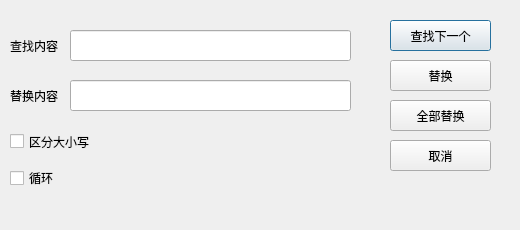
<?xml version="1.0" encoding="UTF-8"?>
<ui version="4.0">
 <class>ReplaceDialog</class>
 <widget class="QDialog" name="ReplaceDialog">
  <property name="geometry">
   <rect>
    <x>0</x>
    <y>0</y>
    <width>520</width>
    <height>230</height>
   </rect>
  </property>
  <property name="minimumSize">
   <size>
    <width>520</width>
    <height>230</height>
   </size>
  </property>
  <property name="maximumSize">
   <size>
    <width>520</width>
    <height>230</height>
   </size>
  </property>
  <property name="windowTitle">
   <string>Dialog</string>
  </property>
  <widget class="QPushButton" name="find_next">
   <property name="geometry">
    <rect>
     <x>390</x>
     <y>20</y>
     <width>101</width>
     <height>31</height>
    </rect>
   </property>
   <property name="text">
    <string>查找下一个</string>
   </property>
  </widget>
  <widget class="QLabel" name="label">
   <property name="geometry">
    <rect>
     <x>10</x>
     <y>40</y>
     <width>54</width>
     <height>12</height>
    </rect>
   </property>
   <property name="text">
    <string>查找内容</string>
   </property>
  </widget>
  <widget class="QCheckBox" name="case_2">
   <property name="geometry">
    <rect>
     <x>10</x>
     <y>130</y>
     <width>80</width>
     <height>23</height>
    </rect>
   </property>
   <property name="sizePolicy">
    <sizepolicy hsizetype="Fixed" vsizetype="Fixed">
     <horstretch>0</horstretch>
     <verstretch>0</verstretch>
    </sizepolicy>
   </property>
   <property name="minimumSize">
    <size>
     <width>0</width>
     <height>0</height>
    </size>
   </property>
   <property name="maximumSize">
    <size>
     <width>80</width>
     <height>16777215</height>
    </size>
   </property>
   <property name="text">
    <string>区分大小写</string>
   </property>
  </widget>
  <widget class="QLineEdit" name="find_content">
   <property name="geometry">
    <rect>
     <x>70</x>
     <y>30</y>
     <width>281</width>
     <height>31</height>
    </rect>
   </property>
  </widget>
  <widget class="QCheckBox" name="cycle">
   <property name="geometry">
    <rect>
     <x>10</x>
     <y>170</y>
     <width>71</width>
     <height>16</height>
    </rect>
   </property>
   <property name="text">
    <string>循环</string>
   </property>
  </widget>
  <widget class="QLineEdit" name="repalce_content">
   <property name="geometry">
    <rect>
     <x>70</x>
     <y>80</y>
     <width>281</width>
     <height>31</height>
    </rect>
   </property>
   <property name="text">
    <string/>
   </property>
  </widget>
  <widget class="QLabel" name="label_2">
   <property name="geometry">
    <rect>
     <x>10</x>
     <y>90</y>
     <width>54</width>
     <height>12</height>
    </rect>
   </property>
   <property name="text">
    <string>替换内容</string>
   </property>
  </widget>
  <widget class="QPushButton" name="replace_one">
   <property name="geometry">
    <rect>
     <x>390</x>
     <y>60</y>
     <width>101</width>
     <height>31</height>
    </rect>
   </property>
   <property name="text">
    <string>替换</string>
   </property>
  </widget>
  <widget class="QPushButton" name="repalce_all">
   <property name="geometry">
    <rect>
     <x>390</x>
     <y>100</y>
     <width>101</width>
     <height>31</height>
    </rect>
   </property>
   <property name="text">
    <string>全部替换</string>
   </property>
  </widget>
  <widget class="QPushButton" name="cancel">
   <property name="geometry">
    <rect>
     <x>390</x>
     <y>140</y>
     <width>101</width>
     <height>31</height>
    </rect>
   </property>
   <property name="text">
    <string>取消</string>
   </property>
  </widget>
 </widget>
 <resources/>
 <connections/>
</ui>
